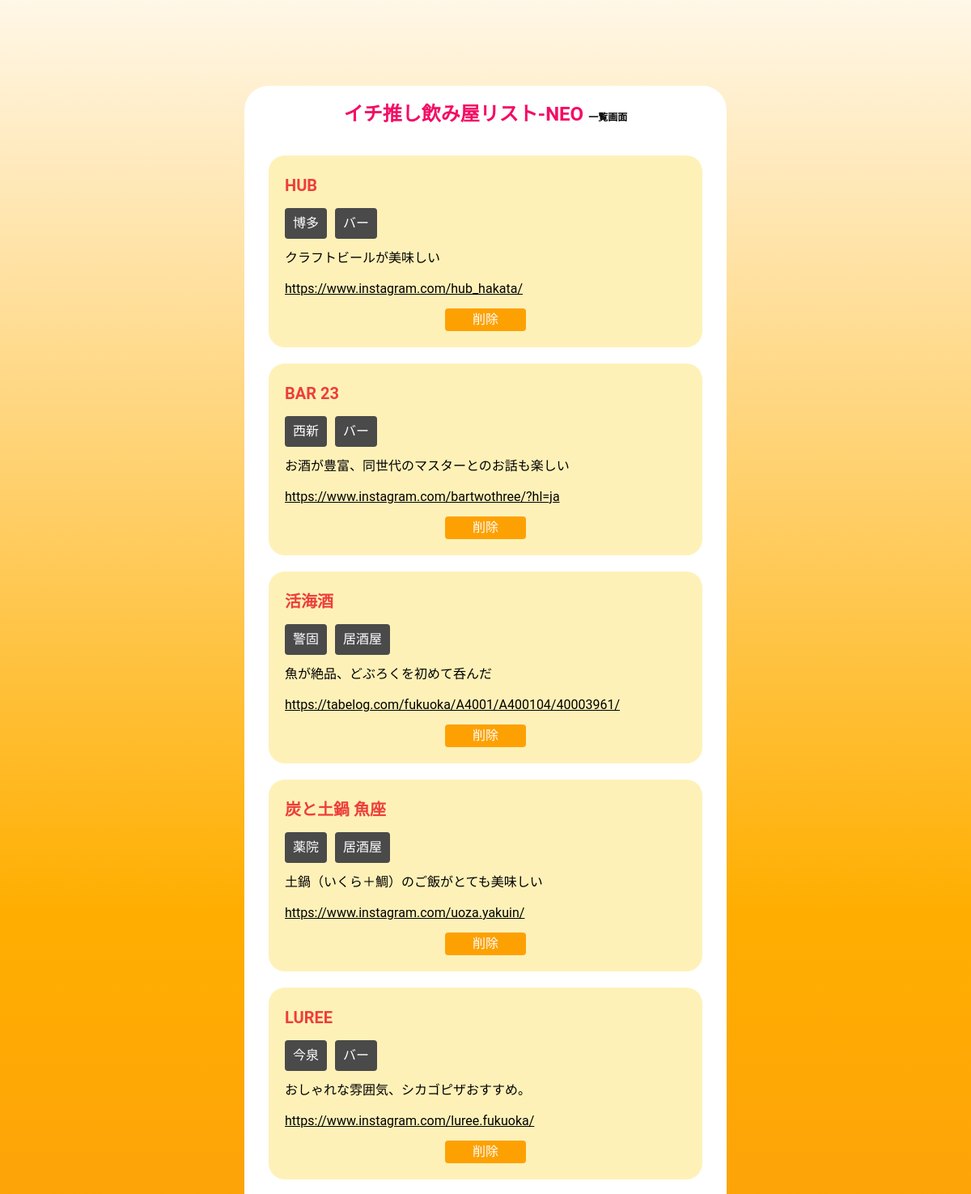
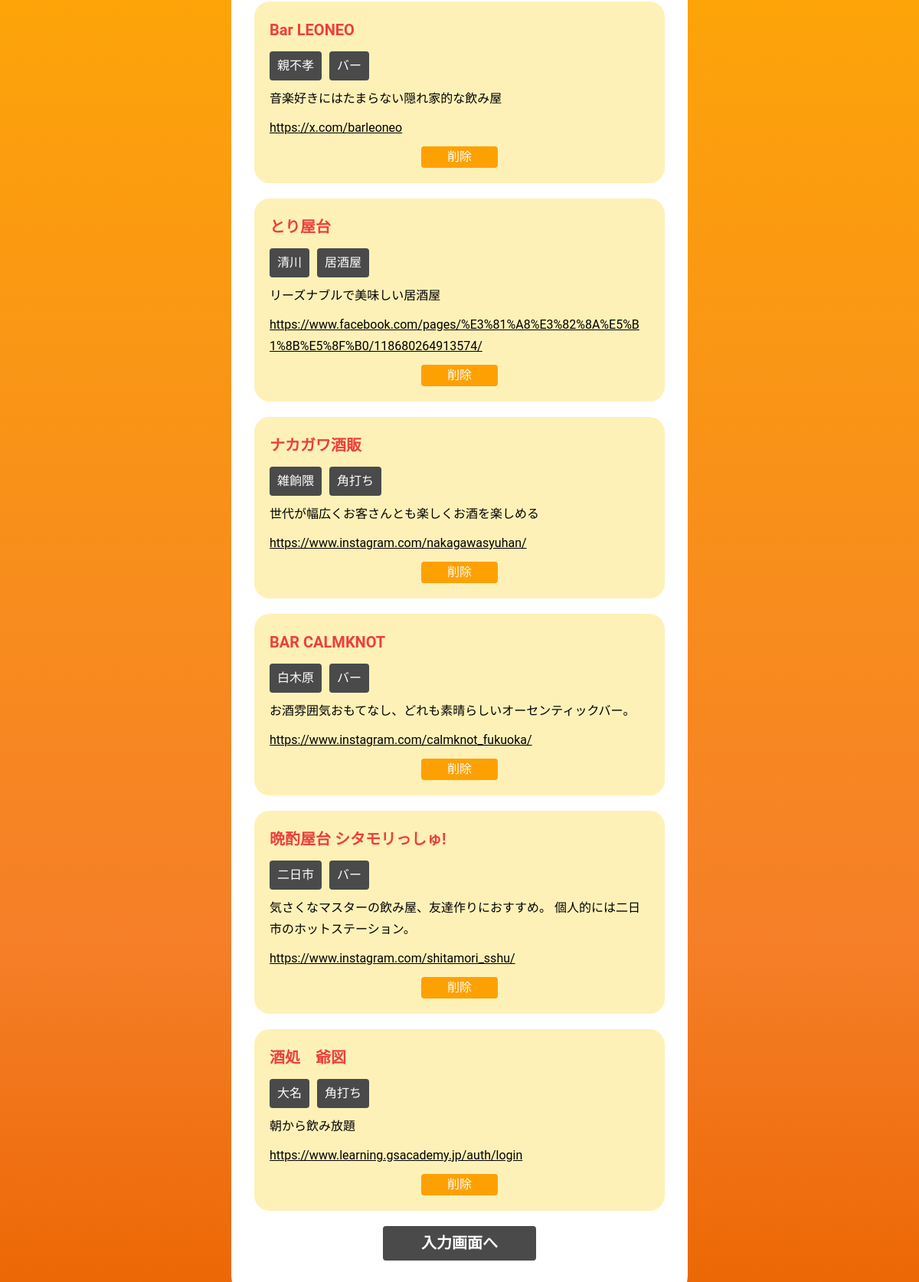
The app's page /read.php with its own data (2 pictures, top to bottom).
### tables this page shows
CREATE TABLE `review_table` (
  `id` int(11) NOT NULL,
  `bar_name` varchar(30) NOT NULL,
  `area` varchar(10) NOT NULL,
  `category` varchar(10) NOT NULL,
  `review_point` text NOT NULL,
  `link` varchar(150) NOT NULL,
  `created_at` datetime NOT NULL,
  `updated_at` datetime NOT NULL
);

### read.php (the view, shortened to what this page needs)
<?php
$pdo = connect_to_db();
$sql = 'SELECT * FROM `review_table`';
$stmt = $pdo->prepare($sql);
try {
  $status = $stmt->execute();
} catch (PDOException $e) {
  echo json_encode(["sql error" => "{$e->getMessage()}"]);
  exit();
}
$result = $stmt->fetchALL(PDO::FETCH_ASSOC);
$output = "";
foreach ($result as $record){
  $output .= "<ul><li>{$record['bar_name']}</li>
              <li><span>{$record['area']}</span><span>{$record['category']}</span></li>
              <li>{$record['review_point']}</li>
              <li><a href=\"{$record['link']}\" target=\"_blank\">{$record['link']}</a></li>
              <li><a href='delete.php?id={$record["id"]}'>削除</a></li></ul>";
}
?>
<!DOCTYPE html>
<html lang="ja">
<head>
  <link rel="stylesheet" href="./css/reset.css">
  <link rel="stylesheet" href="./css/style.css">
</head>
<body id="body">
  <fieldset class="result">
    <legend>イチ推し飲み屋リスト-NEO <span>一覧画面</span></legend>
      <?= $output ?>
    <div class="btn">
      <a class="list-btn" href="index.php">入力画面へ</a>
    </div>
  </fieldset>
</body>
</html>

### css/style.css (style rules this page uses)
body { width: 600px; margin: 50px auto; padding: 0; text-align: left; font-size: 32px; background: rgb(235,100,0); background: linear-gradient(0deg, rgba(235,100,0,1) 0%, rgba(245,127,40,1) 16%, rgba(255,174,0,1) 65%, rgba(255,232,184,1) 93%, rgba(255,247,231,1) 100%); font-family: Roboto, "Yu Gothic Medium", "游ゴシック Medium", YuGothic, "游ゴシック体", "ヒラギノ角ゴ Pro W3", "メイリオ", sans-serif; line-height: 1.75; font-size: 16px; }
fieldset { border:unset; padding: 30px; background-color: #fff; border-radius:30px; }
fieldset legend { text-align: center; font-size: 24px; font-weight: bold; color: #f40c65; padding-top: 70px; }
fieldset legend span { font-size: 12px; font-weight: bold; color: #000; }
fieldset ul { padding-inline-start: 0; margin-block-start: 0; }
fieldset li { list-style-type: none; }
fieldset div { margin-bottom: 20px; }
fieldset .btn { text-align: center; }
fieldset .list-btn { width: 200px; display: inline-block; background-color: #4a4a4a; color: white; border: none; border-radius: 4px; padding: 5px 10px; font-size: 20px; cursor: pointer; text-decoration: none; font-weight: bold; text-align: center; }
.result ul { margin-bottom: 20px; padding: 20px; background-color: #fef1b8; border-radius:20px; }
.result ul li { margin-bottom: 10px; text-decoration: none; }
.result ul li:first-child { color: #ee3e3b; font-weight: bold; font-size: 20px; }
.result ul li:nth-child(2) span { display: inline-block; background-color: #4a4a4a; color: white; border: none; border-radius: 4px; padding: 5px 10px; margin-right: 10px; }
.result ul li:nth-child(4) { margin-bottom: 0; word-break: break-all; }
.result ul li:nth-child(5) { width: 100px; background-color: #fda103; border: none; border-radius: 4px; cursor: pointer; margin: 10px auto 0; max-width: 500px; color: #fff; overflow: hidden; text-align: center; transition: 300ms; }
.result ul li:nth-child(5) a { text-decoration: none; font-size: 16px; }

### records on screen
review_table: bar_name "HUB", area "博多", category "バー", review_point "クラフトビールが美味しい", link "https://www.instagram.com/hub_hakata/"
review_table: bar_name "BAR 23", area "西新", category "バー", review_point "お酒が豊富、同世代のマスターとのお話も楽しい", link "https://www.instagram.com/bartwothree/?hl=ja"
review_table: bar_name "活海酒", area "警固", category "居酒屋", review_point "魚が絶品、どぶろくを初めて呑んだ", link "https://tabelog.com/fukuoka/A4001/A400104/40003961/"
review_table: bar_name "炭と土鍋 魚座", area "薬院", category "居酒屋", review_point "土鍋（いくら＋鯛）のご飯がとても美味しい", link "https://www.instagram.com/uoza.yakuin/"
review_table: bar_name "LUREE", area "今泉", category "バー", review_point "おしゃれな雰囲気、シカゴピザおすすめ。", link "https://www.instagram.com/luree.fukuoka/"
review_table: bar_name "Bar LEONEO", area "親不孝", category "バー", review_point "音楽好きにはたまらない隠れ家的な飲み屋", link "https://x.com/barleoneo"
review_table: bar_name "とり屋台", area "清川", category "居酒屋", review_point "リーズナブルで美味しい居酒屋", link "https://www.facebook.com/pages/%E3%81%A8%E3%82%8A%E5%B1%8B%E5%8F%B0/118680264913574/"
review_table: bar_name "ナカガワ酒販", area "雑餉隈", category "角打ち", review_point "世代が幅広くお客さんとも楽しくお酒を楽しめる", link "https://www.instagram.com/nakagawasyuhan/"
review_table: bar_name "BAR CALMKNOT", area "白木原", category "バー", review_point "お酒雰囲気おもてなし、どれも素晴らしいオーセンティックバー。", link "https://www.instagram.com/calmknot_fukuoka/"
review_table: bar_name "晩酌屋台 シタモリっしゅ!", area "二日市", category "バー", review_point "気さくなマスターの飲み屋、友達作りにおすすめ。 個人的には二日市のホットステーション。", link "https://www.instagram.com/shitamori_sshu/"
review_table: bar_name "酒処 爺図", area "大名", category "角打ち", review_point "朝から飲み放題", link "https://www.learning.gsacademy.jp/auth/login"
